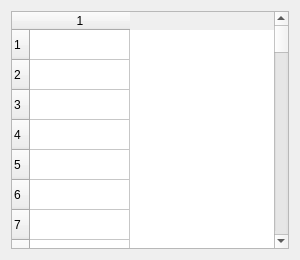
<?xml version="1.0" encoding="UTF-8"?>
<ui version="4.0"><class>Dialog</class><widget class="QDialog" name="Dialog"><property name="geometry"><rect><x>0</x><y>0</y><width>300</width><height>260</height></rect></property><property name="windowTitle"><string>#107 tables/192_narrow_tall</string></property><layout class="QVBoxLayout" name="verticalLayout"><property name="leftMargin"><number>11</number></property><property name="topMargin"><number>11</number></property><property name="rightMargin"><number>11</number></property><property name="bottomMargin"><number>11</number></property><property name="spacing"><number>6</number></property><item><widget class="QTableWidget" name="table"><property name="rowCount"><number>60</number></property><property name="columnCount"><number>1</number></property></widget></item></layout></widget></ui>
